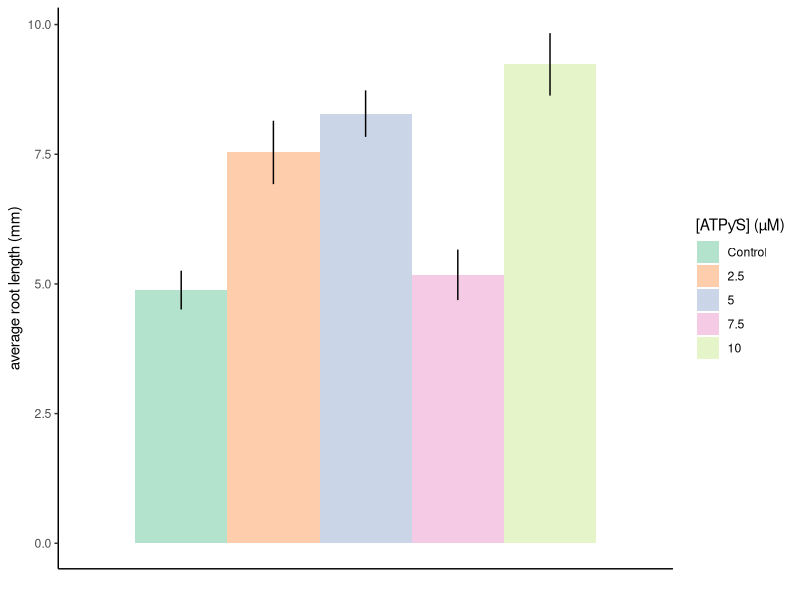
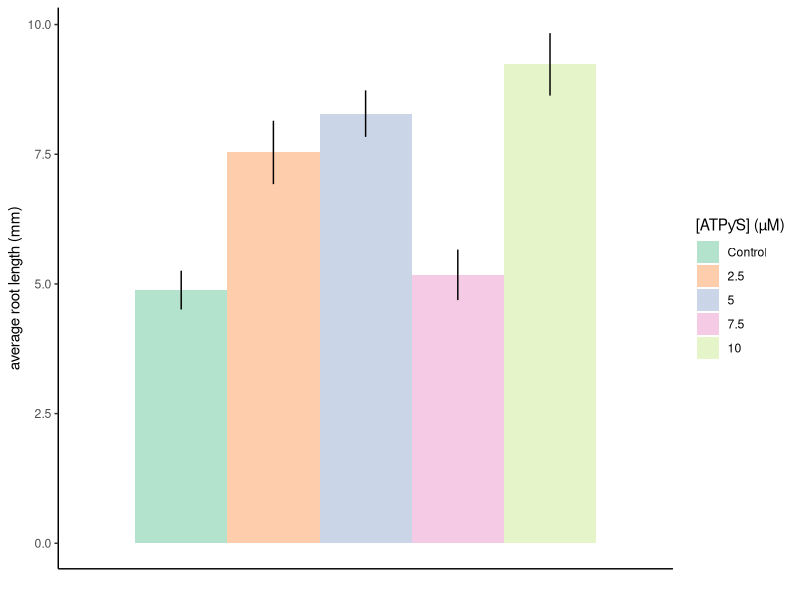

Recreate these plots in R, in order.
## ---- chunk 1
knitr::opts_chunk$set(echo = TRUE)

library(tidyverse)
library(ggpubr)
library(dplyr)
library(ggplot2)
library(vegan)
library(RColorBrewer)
theme_set(theme_classic()) # Set the theme

setwd("C:/Users/Marcela Morassi/Documents/Github/ClarkLab")


exp4_m <- read.csv("exp4_m.csv")
## ---- chunk 2
#turning data discrete
exp4_m <- exp4_m %>% 
  mutate(ATP_conc = as.character(ATP_conc)) %>% 
  filter(day==7, root>0) %>% 
  mutate(genotype = factor(genotype, levels = c("WT", "KO"))) %>% 
  mutate(ATP_conc = factor(ATP_conc, levels = c("0", "2.5", "5", "7.5", "10")))


#SE
exp4_m_SE <- exp4_m %>% 
  group_by(genotype, ATP_conc) %>% 
  summarise(mean_root = mean(root), se = sd(root)  / sqrt(n()))
## ---- chunk 3
#Marcela final root length
#control v 2.5
t.test(root ~ ATP_conc, ATP_conc == 0| ATP_conc ==2.5, data = exp4_m, var.equal=FALSE, conf.level=0.95)
#control v 5
t.test(root ~ ATP_conc, ATP_conc == 0 | ATP_conc == 5, data = exp4_m, var.equal=FALSE, conf.level=0.95)
#control v 7.5
t.test(root ~ ATP_conc, ATP_conc == 0 | ATP_conc == 7.5, data = exp4_m, var.equal=FALSE, conf.level=0.95)
#control v 10
t.test(root ~ ATP_conc, ATP_conc == 0 | ATP_conc == 10, data = exp4_m, var.equal=FALSE, conf.level=0.95)
#2.5 v 10
t.test(root ~ ATP_conc, ATP_conc == 2.5 | ATP_conc == 10, data = exp4_m, var.equal=FALSE, conf.level=0.95)

exp4_m %>% 
  select(root, ATP_conc) %>% 
  filter(ATP_conc=="10") %>% 
  summary()


## ---- chunk 4


##Final root length
#Marcela
ggplot(exp4_m_SE, aes(x = genotype, y = mean_root, fill = ATP_conc, group = factor (ATP_conc)), col=palette) +
  geom_col(stat="identity", position = position_dodge())+
  xlab("")+ylab("average root length (mm)")+
  theme(axis.text.x=element_blank(),
        axis.ticks.x=element_blank())+
  geom_linerange( aes(ymin = mean_root - se, ymax = mean_root + se),  width=.2,
                  position=position_dodge(.9))+
  scale_fill_brewer(palette = "Pastel2", name = "[ATPƴS] (µM)", labels=c("Control", "2.5","5",
                                                             "7.5","10"))
ggsave("exp4_m_finalgrowth.png")
